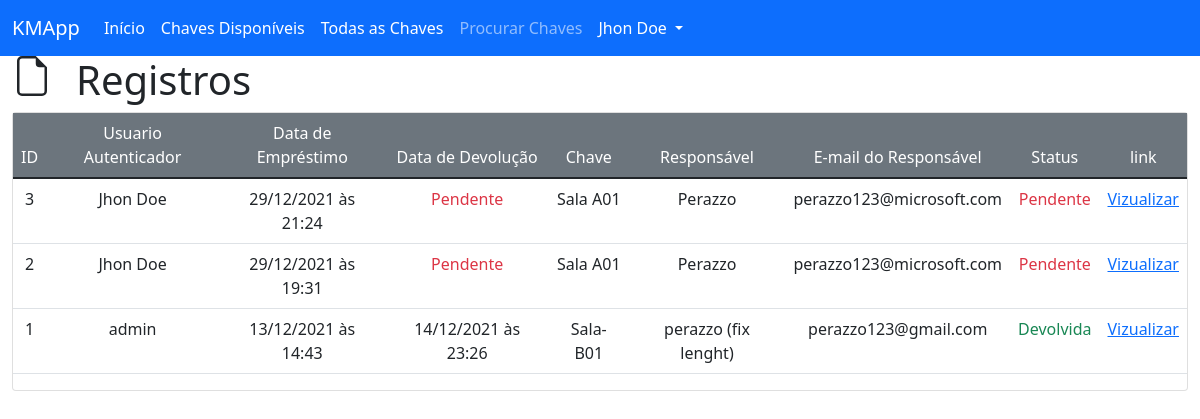
The app's page /view/registries (signed in) with its own data.
### key_manager/models/user.py (models this page shows, shortened)
class User(db.Model):
    __tablename__ = 'users'
    id = db.Column(db.Integer, primary_key=True)
    name = db.Column(db.String(100), unique=False, nullable=False)
    username = db.Column(db.String(100), unique=True, nullable=False)
    email = db.Column(db.String(100), unique=True, nullable=False)
    phone = db.Column(db.String(20), nullable=True)
    password = db.Column(db.String(100), unique=True, nullable=False)
    creation_date = db.Column(db.DateTime, nullable=False, default=datetime.utcnow)
    '''
        Usertype pode ser Três master possui todas as permissões,
        E admin possui menos permissões e normal não possui permissões
    '''
    usertype = db.Column(db.String(6), default="normal")

### key_manager/models/registry.py (models this page shows, shortened)
class Registry(db.Model):
    __tablename__ = 'registries'
    id = db.Column(db.Integer, primary_key=True)
    user_id = db.Column(db.Integer, db.ForeignKey('users.id'), nullable=False)
    key_loan_date = db.Column(db.DateTime, nullable=False, default=datetime.utcnow)
    key_return_date = db.Column(db.DateTime, nullable=True)
    key_id = db.Column(db.Integer, db.ForeignKey('keys.id'), nullable=False)
    holder_name = db.Column(db.String(100), nullable=False)
    holder_email = db.Column(db.String(100), nullable=True)

### key_manager/models/key.py (models this page shows, shortened)
class Key(db.Model):
    __tablename__ = 'keys'
    id = db.Column(db.Integer, primary_key=True)
    key_category_id = db.Column(db.Integer, db.ForeignKey("categories.id"))
    key_avaliable = db.Column(db.Boolean, default=True)
    name = db.Column(db.String(100), unique=False, nullable=False)
    slug = db.Column(db.String(100), unique=True, nullable=False)
    creation_date = db.Column(db.DateTime, nullable=False, default=datetime.utcnow)

### key_manager/routes/views.py (the view)
@view.route("/registries")
def viewAllRegistries():
    registries = Registry.query.order_by(Registry.key_loan_date.desc()).all()
    key = Key.query
    user = User.query
    return render_template("view/registries.html", registries=registries, key=key, user=user, hidden_footer=True, title="Registros")

### key_manager/templates/view/registries.html
{% extends 'base.html' %}
{% block content %}
<div class="row">
    <svg xmlns="http://www.w3.org/2000/svg" width="40" height="40" fill="currentColor" class="bi bi-file-earmark col-auto" viewBox="0 0 16 16">
        <path d="M14 4.5V14a2 2 0 0 1-2 2H4a2 2 0 0 1-2-2V2a2 2 0 0 1 2-2h5.5L14 4.5zm-3 0A1.5 1.5 0 0 1 9.5 3V1H4a1 1 0 0 0-1 1v12a1 1 0 0 0 1 1h8a1 1 0 0 0 1-1V4.5h-2z"/>
    </svg>
    <h1 class="col-auto">Registros</h1>
</div>
<div class="card">
    <div class="car-body">
        <table class="table">
            <thead class="bg-secondary text-white">
                <tr>
                    <td class="col-auto text-center">ID</td>
                    <td class="col-auto text-center">Usuario Autenticador</td>
                    <td class="col-auto text-center">Data de Empréstimo</td>
                    <td class="col-auto text-center">Data de Devolução</td>
                    <td class="col-auto text-center">Chave</td>
                    <td class="col-auto text-center">Responsável</td>
                    <td class="col-auto text-center">E-mail do Responsável</td>
                    <td class="col-auto text-center">Status</td>
                    <td class="col-auto text-center">link</td>
                </tr>
            </thead>
            <tbody>
                {% for registry in registries %}
                <tr>
                    <td class="col-auto text-center">{{ registry.id }}</td>
                    <td class="col-auto text-center">{{ user.filter_by(id=registry.user_id).first().username }}</td>
                    <td class="col-auto text-center">{{ registry.key_loan_date.strftime("%d/%m/%Y às %H:%M") }}</td>
                    <td class="col-auto text-center">
                        {% if registry.key_return_date == none %}
                        <span class="text-danger">Pendente</span>
                        {% else %}
                        {{ registry.key_return_date.strftime("%d/%m/%Y às %H:%M") }}
                        {% endif %}
                    </td>
                    <td class="col-auto text-center">{{ key.filter_by(id=registry.key_id).first().name }}</td>
                    <td class="col-auto text-center">{{ registry.holder_name }}</td>
                    <td class="col-auto text-center">{{ registry.holder_email }}</td>
                    <td class="col-auto text-center">
                        {% if registry.key_return_date == none %}
                        <span class="text-danger">Pendente</span>
                        {% else %}
                        <span class="text-success">Devolvida</span>
                        {% endif %}
                    </td>
                    <td class="col-auto text-center"><a href="{{url_for('view.viewReg', reg_id=registry.id)}}">Vizualizar</a></td>
                </tr>
            {% endfor %}
            </tbody>
        </table>
    </div>
</div>
{% endblock %}

### key_manager/templates/partials/navbar.html (shortened to what this page needs)
  <nav class="navbar navbar-expand-lg navbar-dark bg-primary">
    <div class="container-fluid">
      <a class="navbar-brand" href="{{url_for('index')}}">KMApp</a>
      <div class="collapse navbar-collapse" id="navbarNavDropdown">
        <ul class="navbar-nav">
          <li class="nav-item">
            <a class="nav-link active" aria-current="page" href="{{url_for('index')}}">Início</a>
          </li>
          <li class="nav-item">
            <a class="nav-link active" href="{{ url_for('view.viewIndex') }}">Chaves Disponíveis</a>
          </li>
          <li class="nav-item">
            <a class="nav-link active" href="{{ url_for('view.viewAllKeys') }}">Todas as Chaves</a>
          </li>
          <li class="nav-item">
            <a class="nav-link deactive" href="#">Procurar Chaves</a>
          </li>
          <li class="nav-item dropdown">
            <a class="nav-link dropdown-toggle active" href="{{ url_for('login') }}" id="navbarDropdownMenuLink" role="button" data-bs-toggle="dropdown" aria-expanded="false">
              {% if session.get('user_auth') %}{{ session.get('user_username') }}{% else %}Entrar/Cadastrar-se{% endif %}
            </a>
          </li>
        </ul>
      </div>
    </div>
  </nav>

### records on screen
User: get "Jhon Doe", filter_by "Jhon Doe"
Registry: id "3", key_loan_date "29/12/2021 às 21:24", shows "Pendente", filter_by "Sala A01", holder_name "Perazzo", holder_email "perazzo123@microsoft.com"
Registry: id "2", key_loan_date "29/12/2021 às 19:31", shows "Pendente", filter_by "Sala A01", holder_name "Perazzo", holder_email "perazzo123@microsoft.com"
Registry: id "1", key_loan_date "13/12/2021 às 14:43", key_return_date "14/12/2021 às 23:26", holder_name "perazzo (fix lenght)", holder_email "perazzo123@gmail.com", shows "Devolvida"
User: filter_by "admin"
Key: filter_by "Sala-B01"
